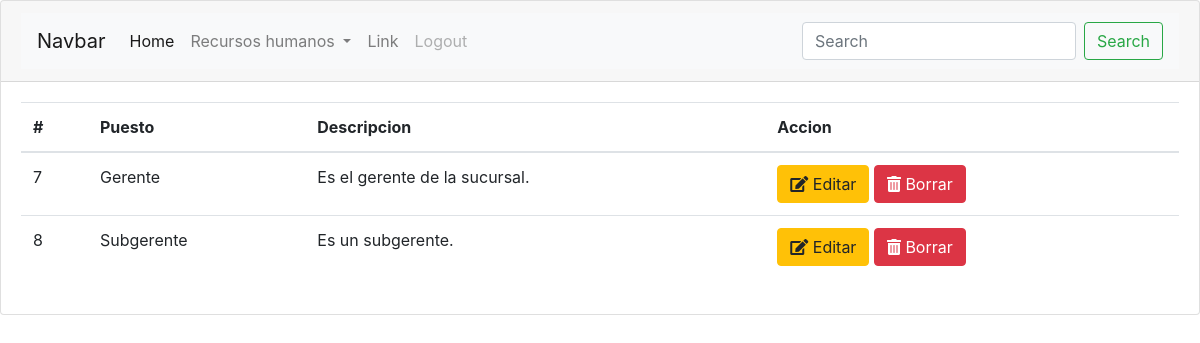
/RH/roles (signed in), run on the app's committed database.
### RH/models.py (models this page shows)
class Rol(models.Model):
	nombre=models.CharField(max_length=120)
	descripcion=models.TextField()

### RH/views.py (the view)
# urls.py: path('roles',views.roles_index,name='roles_index'),
@login_required
def roles_index(request):
	roles=Rol.objects.all()
	return render(request,'RH/roles_index.html',{'roles':roles})

### RH/templates/RH/roles_index.html
{% extends "base.html" %}
{% block content %}
	<table class="table">
	  <thead>
	    <tr>
	      <th scope="col">#</th>
	      <th scope="col">Puesto</th>
	      <th scope="col">Descripcion</th>
	      <th scope="col">Accion</th>
	    </tr>
	  </thead>
	  <tbody>
	  	{% for rol in roles %}
		    <tr>
		      <td>{{rol.pk}}</td>
		      <td>{{rol.nombre}}</td>
		      <td>{{rol.descripcion}}</td>
		      <td>
		      	<a class="btn btn-warning" href="{%url 'roles_edit' pk=rol.pk%}" role="button"><i class="fas fa-edit"></i> Editar</a>
		      	<a class="btn btn-danger" href="{%url 'roles_delete' pk=rol.pk%}" role="button"><i class="fas fa-trash-alt"></i> Borrar</a>
		      </td>
		    </tr>
		{% endfor %}
	  </tbody>
	</table>
{% endblock content %}

### data on the page
Rol: pk "7", nombre "Gerente", descripcion "Es el gerente de la sucursal."
Rol: pk "8", nombre "Subgerente", descripcion "Es un subgerente."
